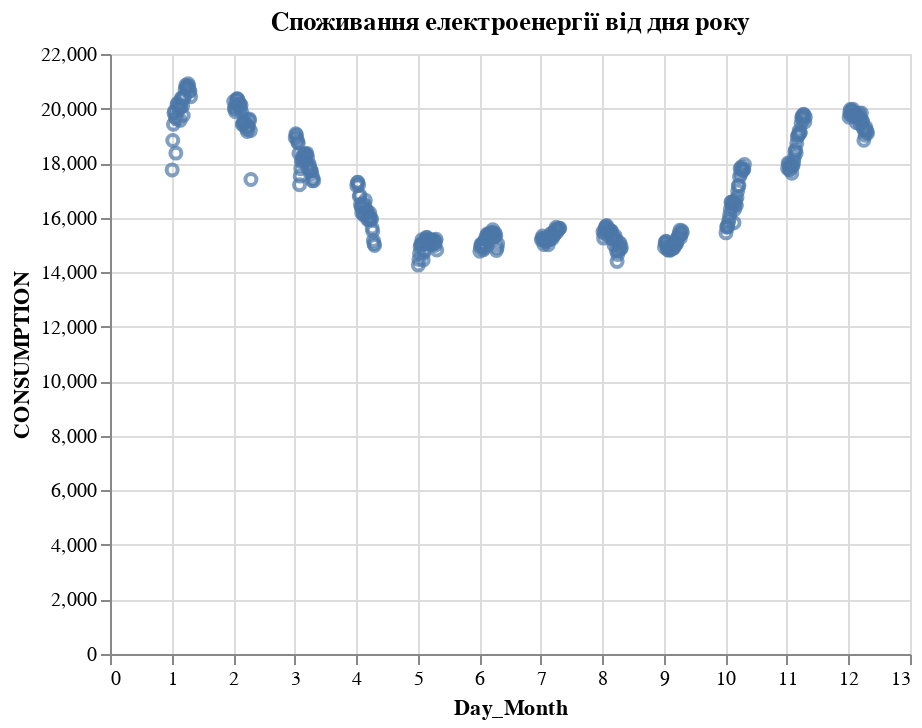

Write notebook code for a chart like this one.
### Code cell
chart22 = alt.Chart(df22, title="Cпоживання електроенергії від дня року").mark_point().encode(
    alt.X('Day_Month:Q',
        scale=alt.Scale(domain=(0, 13))
    ),
    y=alt.Y('CONSUMPTION:Q')
)
chart22

### Figure 1 — Vega-Lite specification as saved in the notebook (floating-point values rounded to 4 significant figures; data arrays with more than 128 entries replaced by an {"elided": "..."} marker saying what was removed)
{"config": {"view": {"continuousWidth": 400, "continuousHeight": 300}}, "data": {"name": "data-e3555358e34db10b5131016796192e38"}, "mark": "point", "encoding": {"x": {"type": "quantitative", "field": "Day_Month", "scale": {"domain": [0, 13]}}, "y": {"type": "quantitative", "field": "CONSUMPTION"}}, "title": "Cпоживання електроенергії від дня року", "$schema": "https://vega.github.io/schema/vega-lite/v4.8.1.json", "datasets": {"data-e3555358e34db10b5131016796192e38": {"elided": "366 records"}}}
